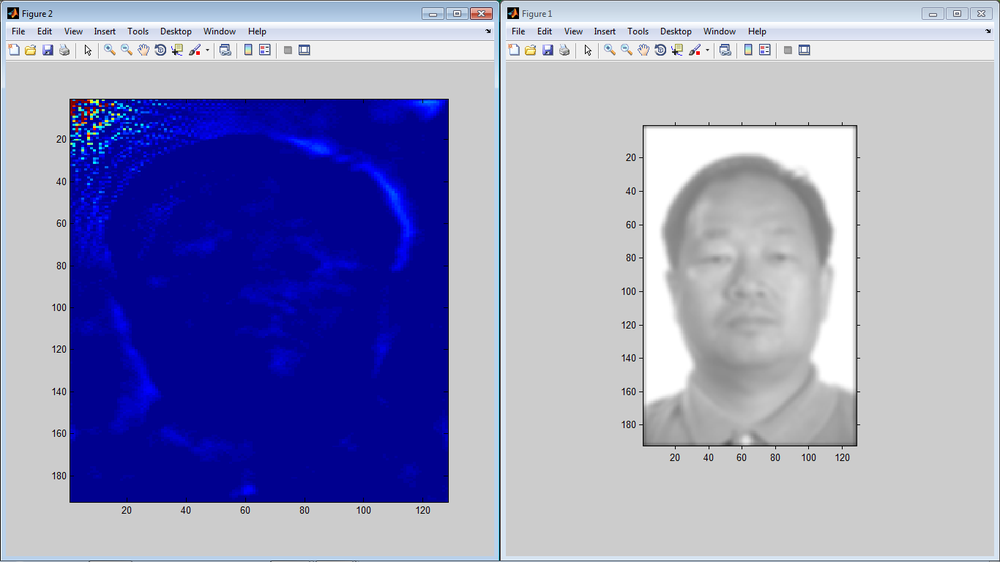
%> input picture Face Detection and Recognition - PRE-PROCESSING TECHNIQUES/imp.png, 1000 x 562 px, shrunk from 1366 x 768 before the run
$ octave --eval "result = adapt_gamma(imread('imp.png'));"   (GNU Octave 9; MATLAB toolbox functions it lacks are replaced by stand-ins)
%> lines starting %> are read from the running program, lines starting %| are printed output that depends on the picture
function [ Output ] = adapt_gamma( Input )

%% edit for rgb images

if(size(Input,3)==3)
    I=rgb2gray(Input);
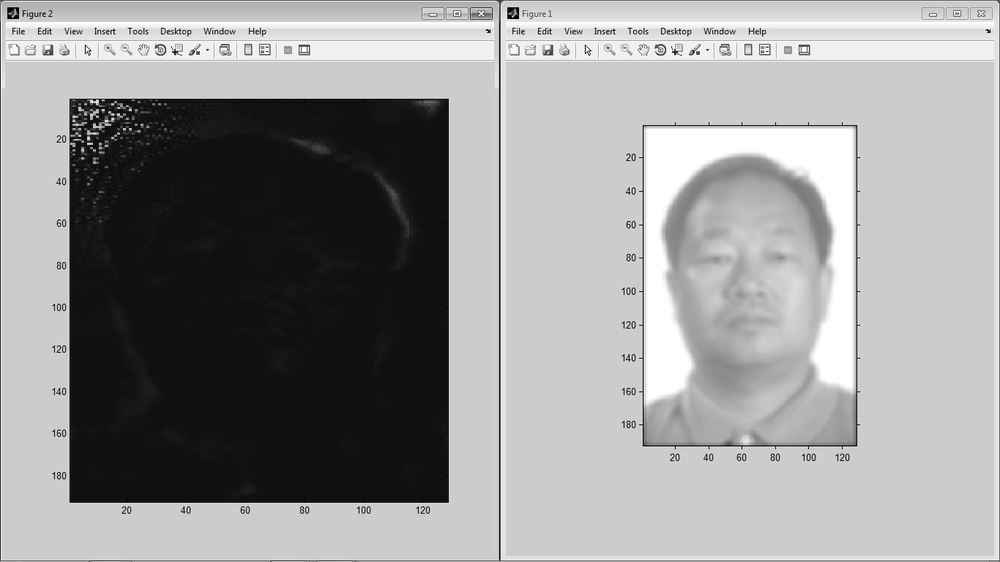
%> I: size 562x1000 uint8; min 0, max 255, mean 152.7
else

    I=Input;
end
% figure,imhist(I);
hg=imhist(I);
%> hg = 256 values, max 246733 at index 205, min 9 at index 3, mean 2195.3

%% take second peak

k=find(max(hg)==hg);
%> k = 205

hg(k)=0;

k1=find(max(hg)==hg);
%> k1 = 17

count=0;
%% thresholded to get the peak in the region specified
while((k1<120 || k1>140) && count <25)

    count=count+1;
% [9 lines of commented-out code are left out]

    if(k1<128)

        I=imadjust(I,[],[],0.5-(count/50));

    end

    if(k1>128)

        I=imadjust(I,[],[],1.5+(count/25));

    end
    hg=imhist(I);

    k=find(max(hg)==hg);
    hg(k)=0;
    k1=find(max(hg)==hg);

end
%> this loop made 2 passes
%> (count, k, k1) on passes 1 to 2: (1, 230, 69), (2, 244, 140)
%> pass 1, in adapt_gamma, `I=imadjust(I,[],[],0.5-(count/50));`:
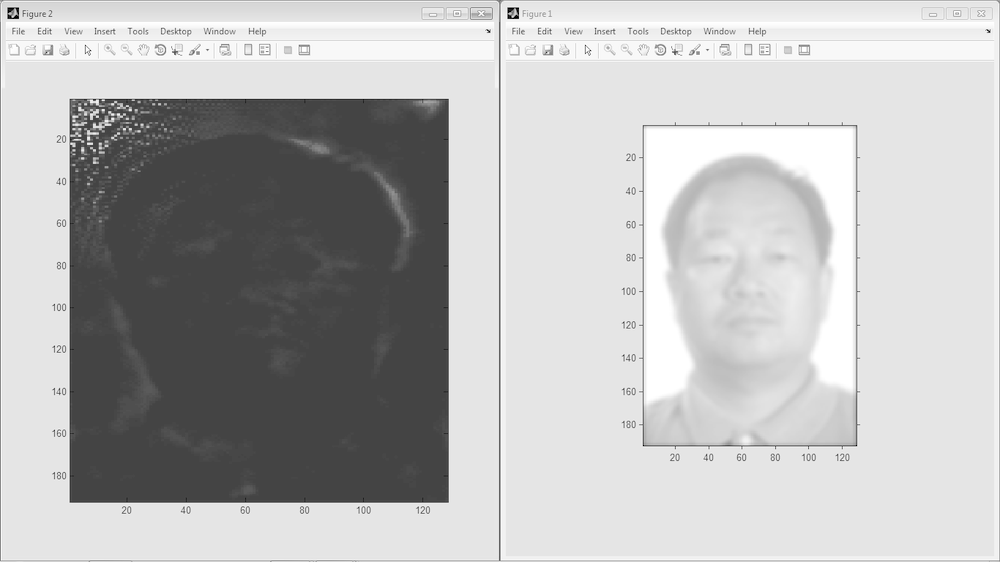
%> I: size 562x1000 uint8; min 0, max 255, mean 185.2
%> pass 2, in adapt_gamma, `I=imadjust(I,[],[],0.5-(count/50));`:
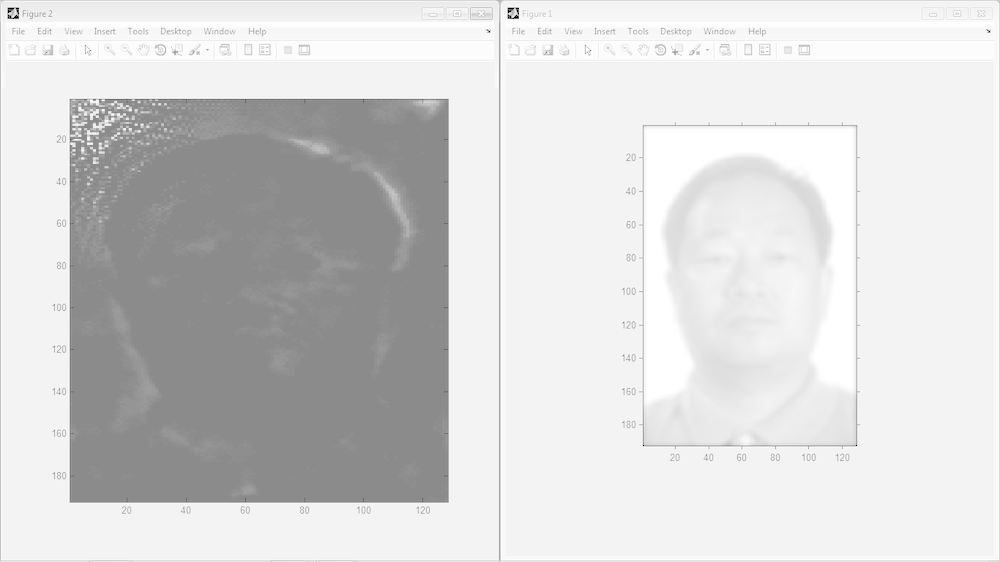
%> I: size 562x1000 uint8; min 0, max 255, mean 214.8
%> after the loop, hg = 256 values, max 107308 at index 140, min 0 at index 2, mean 1193.4
% figure,imhist(I);
Output=I;
end
